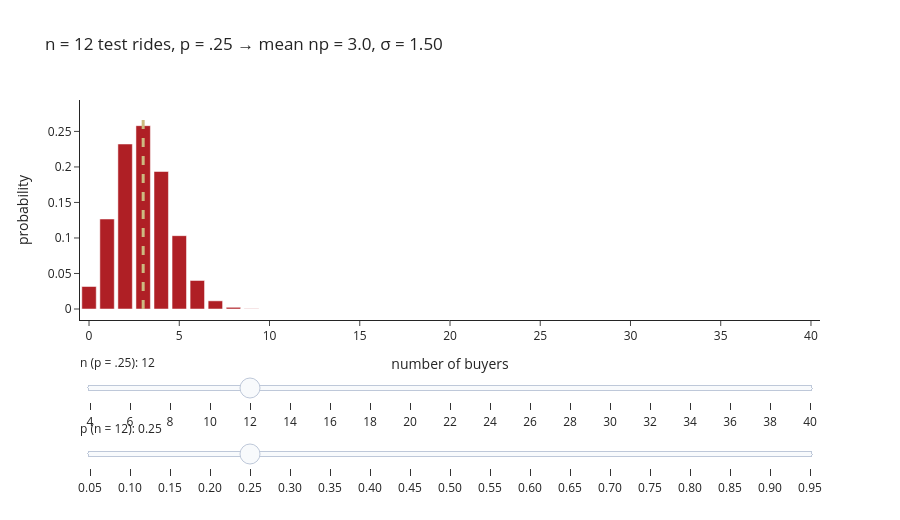

Notebook source saved alongside this figure:
### Code cell
ns = list(range(4, 41, 2)); ps = np.round(np.arange(0.05, 0.96, 0.05), 2)

def pmf_bars(n, p, visible):
    xs = np.arange(0, n + 1); ys = stats.binom.pmf(xs, n, p)
    return [go.Bar(x=xs, y=ys, marker_color=RED, visible=visible, name=f"n={n}, p={p}", showlegend=False),
            go.Scatter(x=[n * p, n * p], y=[0, ys.max() * 1.08], mode="lines", visible=visible, showlegend=False,
                       line=dict(color=GOLD, width=3, dash="dash"), name=f"mean {n*p:.1f}")]

fig = go.Figure()
for n_ in ns:
    fig.add_traces(pmf_bars(n_, .25, n_ == 12))
for p_ in ps:
    fig.add_traces(pmf_bars(12, p_, False))
T = 2 * (len(ns) + len(ps))
def vis(idx):                       # show the pair of traces number idx, hide all others
    v = [False] * T; v[2*idx] = v[2*idx + 1] = True; return v
steps_n = [dict(method="update", label=str(n_), args=[{"visible": vis(i)},
           {"title": f"n = {n_} test rides, p = .25 → mean np = {n_*.25:.1f}, σ = {math.sqrt(n_*.25*.75):.2f}"}]) for i, n_ in enumerate(ns)]
steps_p = [dict(method="update", label=f"{p_:.2f}", args=[{"visible": vis(len(ns) + i)},
           {"title": f"n = 12 test rides, p = {p_:.2f} → mean np = {12*p_:.1f}, σ = {math.sqrt(12*p_*(1-p_)):.2f}"}]) for i, p_ in enumerate(ps)]
fig.update_layout(template="simple_white", height=520, title="n = 12 test rides, p = .25 → mean np = 3.0, σ = 1.50",
                  xaxis_title="number of buyers", yaxis_title="probability", xaxis_range=[-0.5, 40.5],
                  sliders=[dict(active=ns.index(12), steps=steps_n, currentvalue=dict(prefix="n (p = .25): "), y=-0.05),
                           dict(active=int(np.argmin(abs(ps - .25))), steps=steps_p, currentvalue=dict(prefix="p (n = 12): "), y=-0.35)],
                  margin=dict(b=200))
fig.show()
